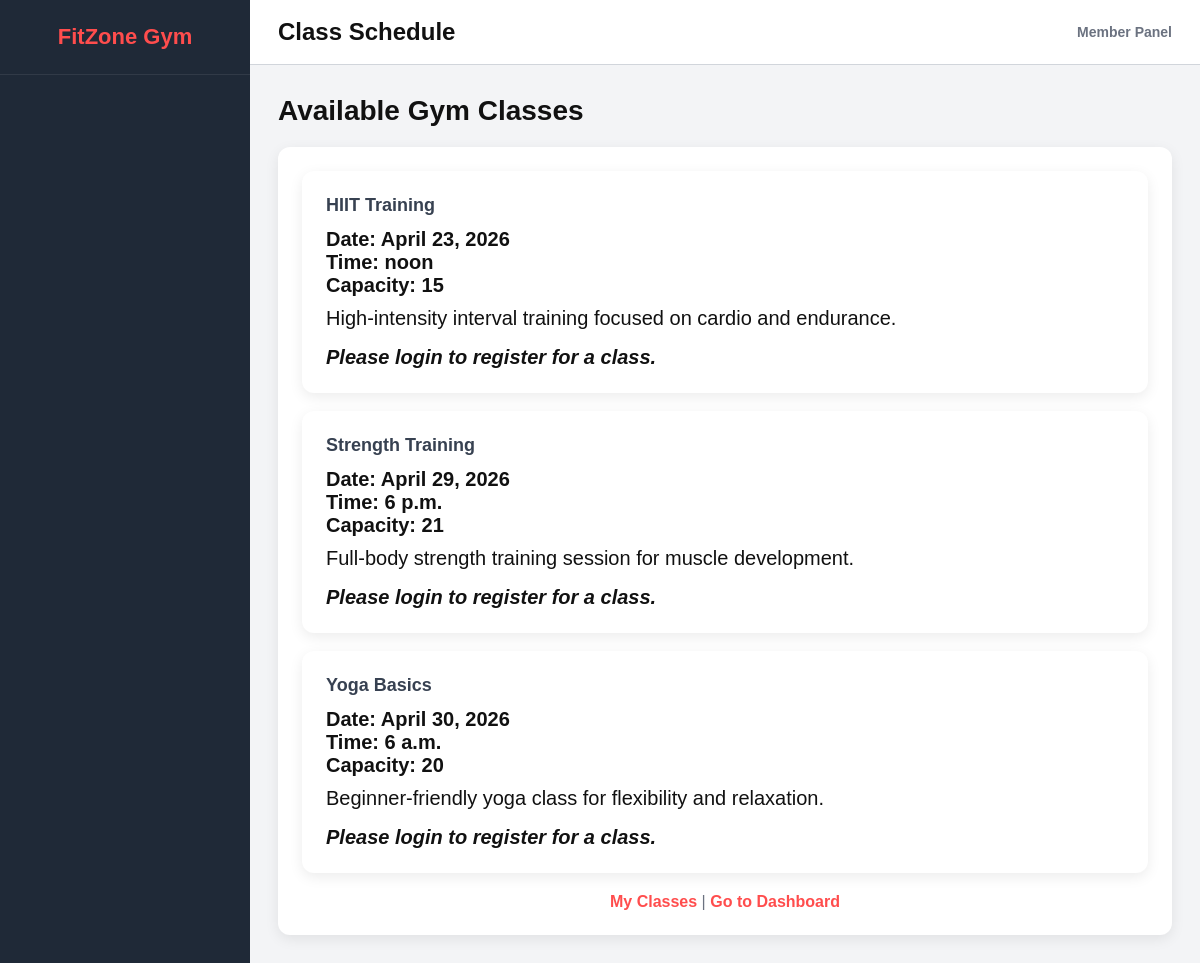
The app's page /classes/, older data.
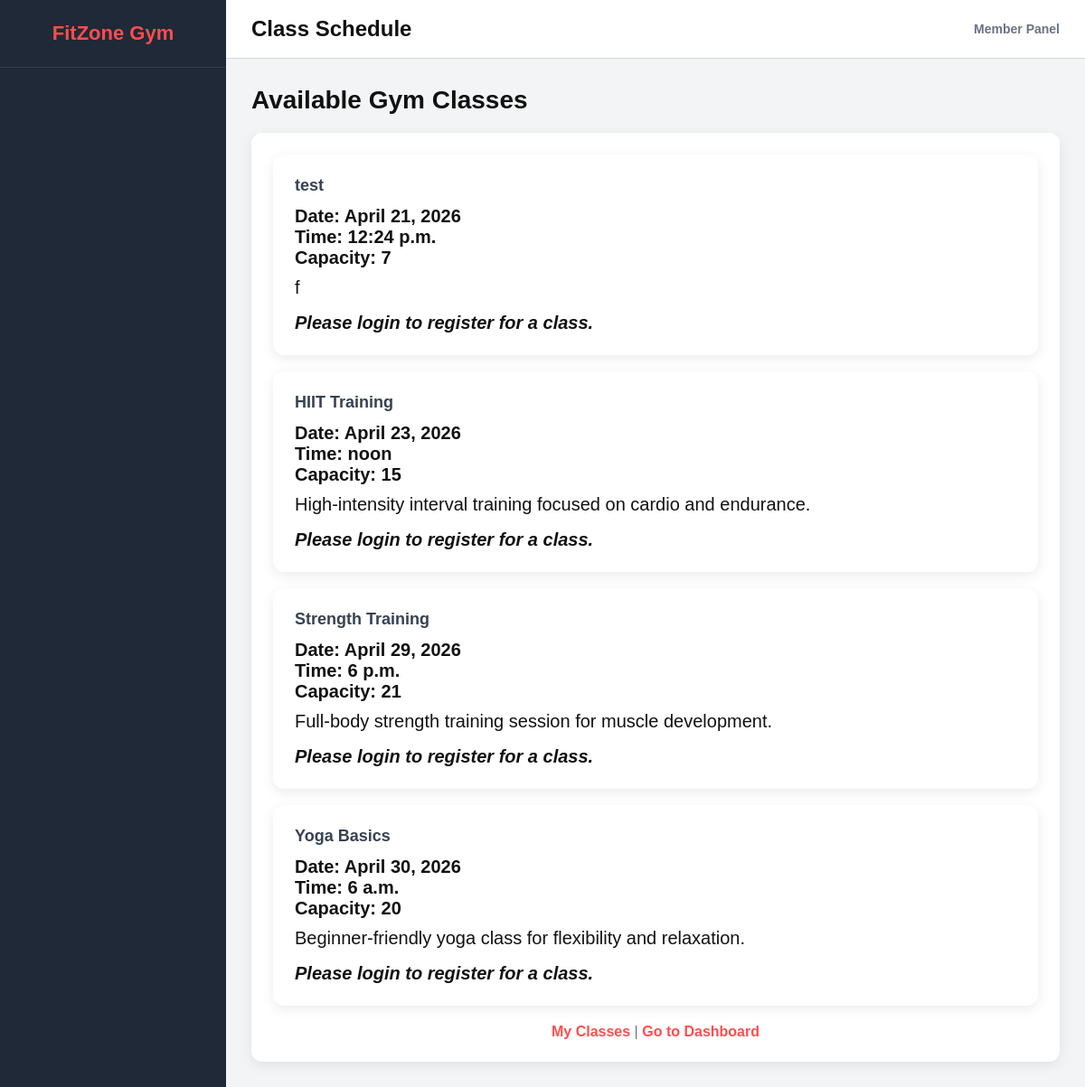
The same page, newer data.
### classes_app/models.py (models this page shows, shortened)
class GymClass(models.Model):
    title = models.CharField(max_length=100)
    description = models.TextField()
    class_date = models.DateField()
    class_time = models.TimeField()
    capacity = models.IntegerField()

### classes_app/views.py (the view)
# urls.py: path('', views.class_list, name='class_list'),
def class_list(request):
    classes = GymClass.objects.all().order_by('class_date', 'class_time')
    return render(request, 'classes_app/class_list.html', {'classes': classes})

### classes_app/templates/classes_app/class_list.html (shortened to what this page needs)
{% extends 'base.html' %}
{% block page_title %}Class Schedule{% endblock %}
{% block content %}
<h2 class="section-title">Available Gym Classes</h2>
<div class="table-card">
    {% if classes %}
        {% for item in classes %}
            <div class="card" style="margin-bottom: 18px;">
                <h3>{{ item.title }}</h3>
                <p><strong>Date:</strong> {{ item.class_date }}</p>
                <p><strong>Time:</strong> {{ item.class_time }}</p>
                <p><strong>Capacity:</strong> {{ item.capacity }}</p>
                <p style="margin-top: 10px; font-weight: normal;">{{ item.description }}</p>
                <div style="margin-top: 16px;">
                    {% if user.is_staff or user.is_superuser %}
                        <span class="empty-text">Admin can manage this class.</span>
                    {% elif user.is_authenticated %}
                        <a class="btn" href="{% url 'register_class' item.id %}">Sign Up for Class</a>
                    {% else %}
                        <p class="empty-text">Please login to register for a class.</p>
                    {% endif %}
                </div>
            </div>
        {% endfor %}
    {% else %}
        <p class="empty-text">No classes available yet.</p>
    {% endif %}
    <div class="helper-text" style="margin-top: 20px;">
        {% if not user.is_staff and not user.is_superuser %}
            <a href="{% url 'my_classes' %}">My Classes</a> |
        {% endif %}
        {% if user.is_staff or user.is_superuser %}
            <a href="{% url 'admin_dashboard' %}">Go to Dashboard</a>
        {% else %}
            <a href="{% url 'member_dashboard' %}">Go to Dashboard</a>
        {% endif %}
    </div>
</div>
{% endblock %}

Row changes from the older to the newer data that the page shows:
added GymClass: title "test", class_date "April 21, 2026", class_time "12:24 p.m.", capacity "7", description "f"
